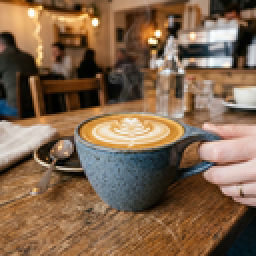
#> input picture assets/sample_coffee.bmp, 128 x 128 px (shown 2 times larger)
$ python -i image.py   (imports and definitions only)
#> lines starting #> are read from the running program, lines starting #| are printed output that depends on the picture
"""Terminal image viewer component with native hardware and cell-based rendering.

Inspired by mistakenelf/teacup/image, Limoni, and modern terminal graphics protocols.
Supports DEC Sixel and Kitty Graphics Protocol hardware rasterization with automatic
terminal capability detection, intelligent tmux multiplexer protection, and graceful
fallback to 24-bit ANSI upper-half blocks (▀), Braille 2x4 dot matrices, or ASCII ramps.
Includes pure Python standard library decoders and encoders for Sixel, Kitty APC,
Netpbm PPM, uncompressed BMP, and raw RGB matrices, with an optional Pillow bridge
for PNG/JPEG when installed.
"""

from __future__ import annotations

import base64
import colorsys
import os
import struct
from enum import Enum
from pathlib import Path
from typing import Sequence

from espresso.beans.viewport import Viewport
from espresso.core.keys import KeyMsg
from espresso.core.mouse import MouseButton, MouseMsg
from espresso.core.tea import Cmd, Model, Msg
from espresso.crema.style import Style
from espresso.crema.width import string_width


class TerminalGraphicsProtocol(Enum):
    """Terminal graphics protocol and rendering strategy."""

    AUTO = "auto"              # Auto-detect best supported protocol (Kitty, Sixel, or Half-block)
    KITTY = "kitty"            # Native Kitty graphics protocol (APC ESC _ G ... ESC \)
    SIXEL = "sixel"            # Native DEC Sixel graphics protocol (DCS ESC P q ... ESC \)
    HALF_BLOCK = "half_block"  # 24-bit RGB upper-half blocks (▀)
    BRAILLE = "braille"        # Braille 2x4 dot matrix (U+2800..U+28FF)
    ASCII = "ascii"            # Grayscale ASCII density characters (@%#*+=-:. )


class RenderMode(Enum):
    """Terminal pixel rendering strategy (backward-compatible alias for protocols)."""

    HALF_BLOCK = "half_block"
    BRAILLE = "braille"
    ASCII = "ascii"
    KITTY = "kitty"
    SIXEL = "sixel"
    AUTO = "auto"


ASCII_RAMP = " .:-=+*#%@"

# Default DEC VT340 16-color Sixel palette in RGB values
DEFAULT_VT340_PALETTE: list[tuple[int, int, int]] = [
    (0, 0, 0),        # 0: 0% 0% 0%
    (51, 51, 204),    # 1: 20% 20% 80%
    (204, 33, 33),    # 2: 80% 13% 13%
    (51, 204, 51),    # 3: 20% 80% 20%
    (204, 51, 204),   # 4: 80% 20% 80%
    (51, 204, 204),   # 5: 20% 80% 80%
    (204, 204, 51),   # 6: 80% 80% 20%
    (135, 135, 135),  # 7: 53% 53% 53%
    (66, 66, 66),     # 8: 26% 26% 26%
    (84, 84, 153),    # 9: 33% 33% 60%
    (153, 66, 66),    # 10: 60% 26% 26%
    (84, 153, 84),    # 11: 33% 60% 33%
    (153, 84, 153),   # 12: 60% 33% 60%
    (84, 153, 153),   # 13: 33% 60% 60%
    (153, 153, 84),   # 14: 60% 60% 33%
    (204, 204, 204),  # 15: 80% 80% 80%
]


def is_inside_tmux() -> bool:
    """Return True if executing inside a tmux or screen session."""
    return bool(os.environ.get("TMUX") or os.environ.get("TERM", "").startswith(("tmux", "screen")))


# [658 lines left out: functions wrap_tmux_passthrough, detect_terminal_graphics, detect_terminal_name, supports_graphics_protocol, rgb_to_ansi_half_block, rgb_to_ascii and 9 more, not called in this run]


# [262 lines that did not run here, left out]

>>> import cv2
>>> picture = cv2.imread('../../../assets/sample_coffee.bmp', cv2.IMREAD_GRAYSCALE)
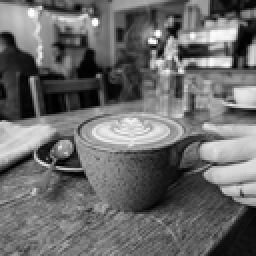
#> picture: shape (128, 128) (shown 2 times larger); min 0, max 255, mean 107
>>> result = decode_kitty(picture)
#> result = []
